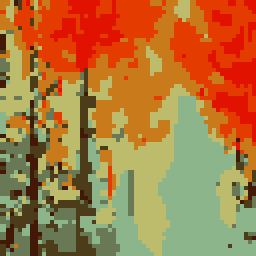
#> input picture resources/128x128/images/sample_0001.png, 128 x 128 px (shown 2 times larger)
$ python -i edge.py   (imports and definitions only)
#> lines starting #> are read from the running program, lines starting #| are printed output that depends on the picture
#> further down, picture is the input picture: shape (128, 128, 3); mean B, G, R 62.7, 120.3, 172.1
import numpy as np
import cv2

def neighbor_contrast(img:np.ndarray) -> np.ndarray:
    'scale(sum(x - neighbor))'

    gray = cv2.cvtColor(img, cv2.COLOR_BGR2GRAY).astype(np.float32)

    r = np.roll(gray, 1, axis=0)
    l = np.roll(gray, -1, axis=0)
    u = np.roll(gray, 1, axis=1)
    d = np.roll(gray, -1, axis=1)

    contrast = np.abs(gray - r) + np.abs(gray - l) + np.abs(gray - u) + np.abs(gray - d)

    return contrast / (contrast.max() + 1e-6)

def difference_of_gaussians(img:np.ndarray, mean1:np.number=1, mean2:np.number=5) -> np.ndarray:
    'scale(blur(m1) - blur(m2))'
#> called with mean1 = 1, mean2 = 5

    gray = cv2.cvtColor(img, cv2.COLOR_BGR2GRAY)
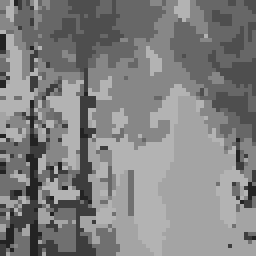
#> gray: shape (128, 128) (shown 2 times larger); min 35, max 179, mean 129.3

    g1 = cv2.GaussianBlur(gray, (0, 0), mean1)
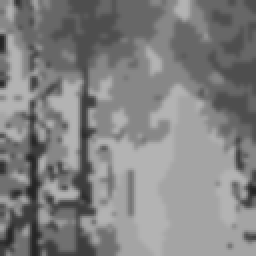
#> g1: shape (128, 128) (shown 2 times larger); min 35, max 179, mean 129.3
    g2 = cv2.GaussianBlur(gray, (0, 0), mean2)
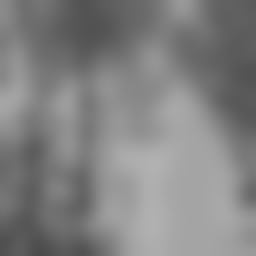
#> g2: shape (128, 128) (shown 2 times larger); min 75, max 177, mean 129.4

    dog = np.abs(g1 - g2)
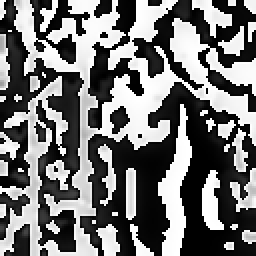
#> dog: shape (128, 128) (shown 2 times larger); min 0, max 255, mean 115.8
    return dog / (np.max(dog) + 1e-6)

>>> import cv2
>>> picture = cv2.imread('../../../../resources/128x128/images/sample_0001.png')
>>> result = difference_of_gaussians(picture)

$ run again, on resources/128x128/images/sample_0002.png
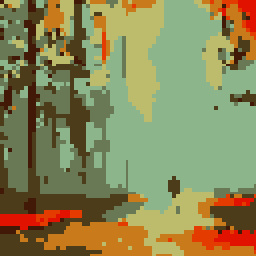
#> input picture resources/128x128/images/sample_0002.png, 128 x 128 px (shown 2 times larger)
#> picture is the input picture: shape (128, 128, 3); mean B, G, R 86.1, 135, 138.8
#> in difference_of_gaussians, `g2 = cv2.GaussianBlur(gray, (0, 0), mean2)`:
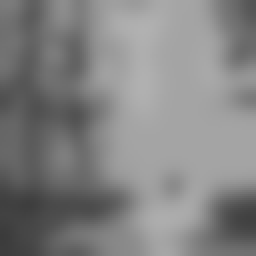
#> g2: shape (128, 128) (shown 2 times larger); min 59, max 177, mean 130.6
#> in difference_of_gaussians, `dog = np.abs(g1 - g2)`:
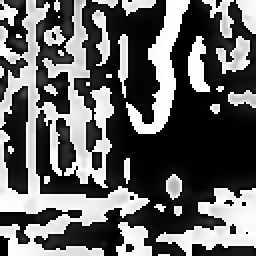
#> dog: shape (128, 128) (shown 2 times larger); min 0, max 255, mean 99.8

$ run again, on resources/128x128/images/sample_0003.png
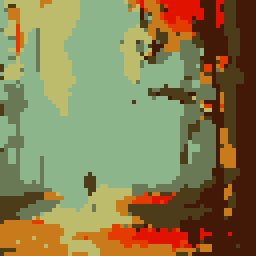
#> input picture resources/128x128/images/sample_0003.png, 128 x 128 px (shown 2 times larger)
#> picture is the input picture: shape (128, 128, 3); mean B, G, R 79.6, 125.8, 135.1
#> in difference_of_gaussians, `g2 = cv2.GaussianBlur(gray, (0, 0), mean2)`:
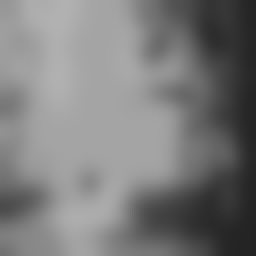
#> g2: shape (128, 128) (shown 2 times larger); min 35, max 177, mean 123.3
#> in difference_of_gaussians, `dog = np.abs(g1 - g2)`:
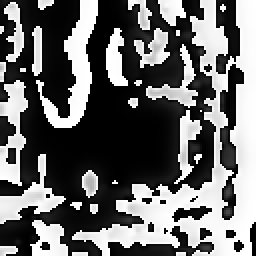
#> dog: shape (128, 128) (shown 2 times larger); min 0, max 255, mean 105.5

$ run again, on resources/128x128/images/sample_0004.png
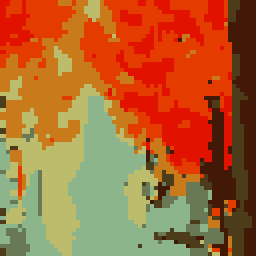
#> input picture resources/128x128/images/sample_0004.png, 128 x 128 px (shown 2 times larger)
#> picture is the input picture: shape (128, 128, 3); mean B, G, R 50.4, 102.6, 171.9
#> in difference_of_gaussians, `g2 = cv2.GaussianBlur(gray, (0, 0), mean2)`:
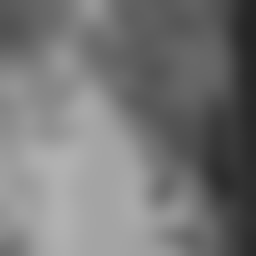
#> g2: shape (128, 128) (shown 2 times larger); min 36, max 177, mean 117.4
#> in difference_of_gaussians, `dog = np.abs(g1 - g2)`:
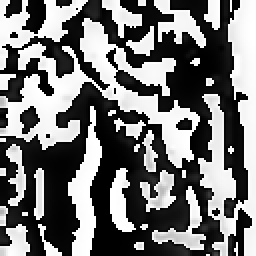
#> dog: shape (128, 128) (shown 2 times larger); min 0, max 255, mean 116.7
